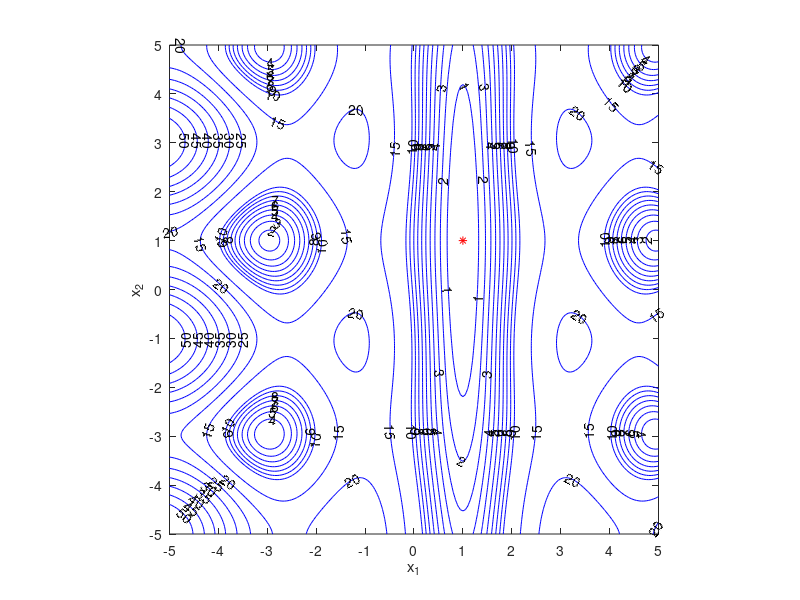

This figure's MATLAB source:
format compact

x1 = -5:0.05:5;
x2 = -5:0.05:5;

[X1,X2] = meshgrid(x1,x2);

F = pi/2 * ...
(10*sin(pi*(1+(X1-1)/4)).^2 ...
+ (X1-1).^2/16 .* (1+10*sin(pi*(1+(X2-1)/4)).^2) ...
+ (X2-1).^2/16);

minF = min(min(F));
maxF = max(max(F));

%figure(1), clf
%mesh(X1,X2,F)
%axis tight
%xlabel('x_1')
%ylabel('x_2')
%set(gca, 'XTick',-5:5, 'YTick',-5:5)

figure(1), clf
[C,h] = contour(X1,X2,F, [0:1:9,10:5:50], 'b-');
axis image
xlabel('x_1')
ylabel('x_2')
set(gca, 'XTick',-5:5, 'YTick',-5:5)
clabel(C,h)
hold on
plot(1,1,'r*')
